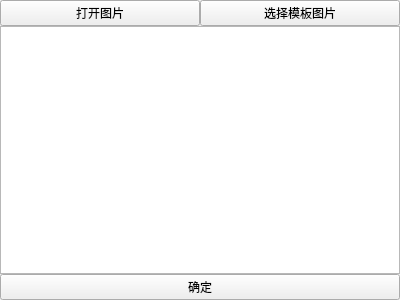
<?xml version="1.0" encoding="UTF-8"?>
<ui version="4.0">
 <class>Form</class>
 <widget class="QWidget" name="Form">
  <property name="geometry">
   <rect>
    <x>0</x>
    <y>0</y>
    <width>400</width>
    <height>300</height>
   </rect>
  </property>
  <property name="windowTitle">
   <string>Form</string>
  </property>
  <layout class="QVBoxLayout" name="thisLayout">
   <property name="spacing">
    <number>0</number>
   </property>
   <property name="leftMargin">
    <number>0</number>
   </property>
   <property name="topMargin">
    <number>0</number>
   </property>
   <property name="rightMargin">
    <number>0</number>
   </property>
   <property name="bottomMargin">
    <number>0</number>
   </property>
   <item>
    <layout class="QHBoxLayout" name="unnamedlayout">
     <property name="spacing">
      <number>0</number>
     </property>
     <item>
      <widget class="QPushButton" name="pushButton">
       <property name="text">
        <string>打开图片</string>
       </property>
      </widget>
     </item>
     <item>
      <widget class="QPushButton" name="pushButton_2">
       <property name="text">
        <string>选择模板图片</string>
       </property>
      </widget>
     </item>
    </layout>
   </item>
   <item>
    <widget class="QGraphicsView" name="graphicsView"/>
   </item>
   <item>
    <widget class="QPushButton" name="pushButton_3">
     <property name="text">
      <string>确定</string>
     </property>
    </widget>
   </item>
  </layout>
 </widget>
 <resources/>
 <connections/>
</ui>
